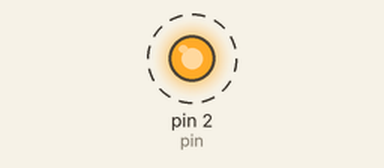
Recording of a sketch running on a simulated Arduino Uno, built with avr-gcc and run on an emulated ATmega328P. On the bench: output pins drawn as LEDs (lit = HIGH). Dashed ring = blinking. What the sketch prints to the serial monitor is not drawn.

Above: at 0.5 s.
Timing chart, 0 to 4.6 s (numbered marks = the images above):
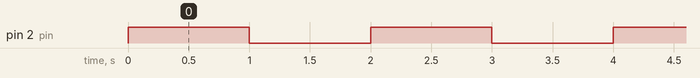

The sketch:

LedOnOff.ino
```cpp
#define pin 2

void setup() {
  // put your setup code here, to run once:

  Serial.begin(115200);
  pinMode(pin, OUTPUT);

}

void loop() {
  // put your main code here, to run repeatedly:

  Serial.print("hi");
  digitalWrite(pin, HIGH);
  delay(1000);
  digitalWrite(pin,LOW);
  delay(1000);
}
```

Measured:
- by itself, pin 2 (pin): alternates HIGH for 1.0 s and LOW for 1.0 s
